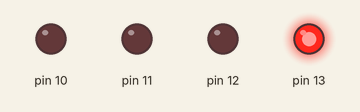
Recording of a sketch running on a simulated Arduino Uno, built with avr-gcc and run on an emulated ATmega328P. Shown: output pins drawn as LEDs (lit = HIGH).

Above: at 0.1 s.
At 0.7 s:
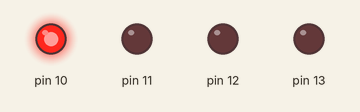
At 1.7 s:
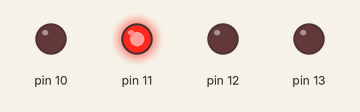
At 2.7 s:
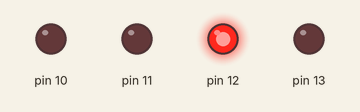
Timing chart, 0 to 3.0 s (numbered marks = the images above):
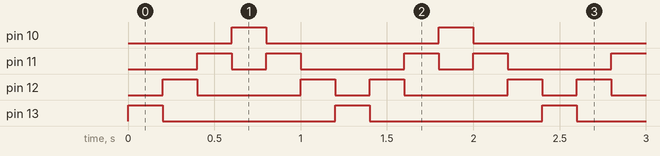

Measured:
- by itself, pin 10, pin 13: alternates HIGH for 0.20 s and LOW for 1.0 s
- by itself, pin 11: repeats every 1.2 s: LOW 0.20 s, HIGH 0.20 s, LOW 0.60 s, HIGH 0.20 s
- by itself, pin 12: repeats every 1.2 s: LOW 0.60 s, HIGH 0.20 s, LOW 0.20 s, HIGH 0.20 s

The sketch:

sketch.ino
```cpp
void setup() {
  pinMode(13, OUTPUT);
  pinMode(12, OUTPUT);
  pinMode(11, OUTPUT);
  pinMode(10, OUTPUT);
}

void loop() {
  digitalWrite(13, HIGH); delay(200); digitalWrite(13, LOW);
  digitalWrite(12, HIGH); delay(200); digitalWrite(12, LOW);
  digitalWrite(11, HIGH); delay(200); digitalWrite(11, LOW);
  digitalWrite(10, HIGH); delay(200); digitalWrite(10, LOW);
  digitalWrite(11, HIGH); delay(200); digitalWrite(11, LOW);
  digitalWrite(12, HIGH); delay(200); digitalWrite(12, LOW);
}
```
